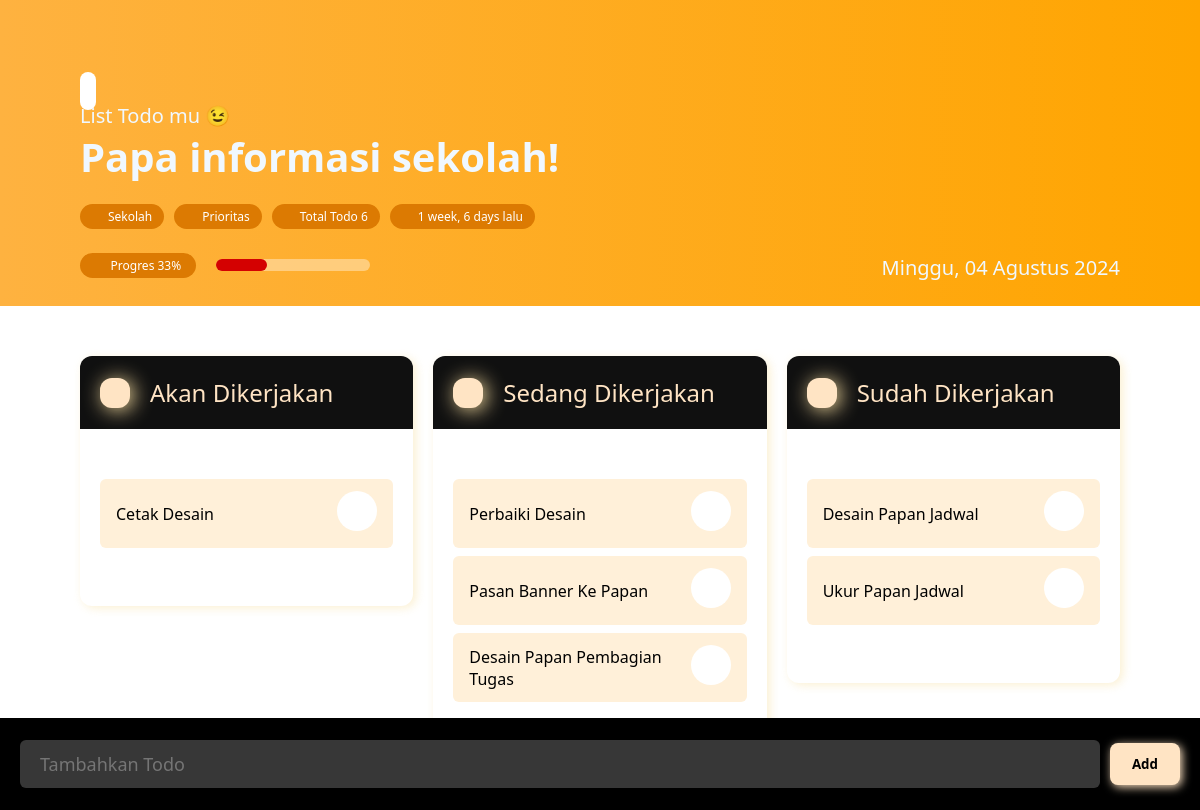
Screenshot of /task/10/ with the database file from the repository.
### todo_app/models.py (models this page shows, shortened)
class Task(models.Model):
    PRTY_CHOICES = [
        ('Prioritas', 'Prioritas'),
        ('Sedang', 'Sedang'),
        ('Santai', 'Santai')
    ]
    name = models.CharField(max_length=255)
    priority = models.CharField(max_length=255, choices=PRTY_CHOICES)
    tags = models.CharField(max_length=255)
    created = models.DateTimeField(auto_now_add=True)

class ToDo(models.Model):
    STATUS_CHOICES = [
        ('todo', 'Akan Dikerjakan'),
        ('in_progress', 'Sedang Dikerjakan'),
        ('done', 'Sudah Dikerjakan'),
    ]
    task = models.ForeignKey(Task, on_delete=models.CASCADE, related_name='todos')
    name = models.CharField(max_length=255)
    status = models.CharField(max_length=20, choices=STATUS_CHOICES, default='todo')

### todo_app/views.py (the view)
# urls.py: path('task/<int:task_id>/', views.task_detail, name='task_detail'),
def task_detail(request, task_id):
    task = get_object_or_404(Task, pk=task_id)
    if request.method == 'POST':
        form = ToDoForm(request.POST)
        if form.is_valid():
            todo = form.save(commit=False)
            todo.task = task
            todo.save()
            return redirect('task_detail', task_id=task.id)
    else:
        form = ToDoForm()
    total_todo = task.todos.count()
    todos_done = task.todos.filter(status='done').count()
    if total_todo > 0:
        progres = (todos_done / total_todo) * 100
    else:
        progres = 0
    todos_todo = task.todos.filter(status='todo')
    todos_in_progress = task.todos.filter(status='in_progress')
    todos_done = task.todos.filter(status='done')
    tanggal = datetime.datetime.now().strftime("%A, %d %B %Y").replace("Monday", "Senin").replace("Tuesday", "Selasa").replace("Wednesday", "Rabu").replace("Thursday", "Kamis").replace("Friday", "Jumat").replace("Saturday", "Sabtu").replace("Sunday", "Minggu").replace("January", "Januari").replace("February", "Februari").replace("March", "Maret").replace("April", "April").replace("May", "Mei").replace("June", "Juni").replace("July", "Juli").replace("August", "Agustus").replace("September", "September").replace("October", "Oktober").replace("November", "November").replace("December", "Desember")
    context = {
        'task': task,
        'form': form,
        'todos_todo': todos_todo,
        'todos_in_progress': todos_in_progress,
        'todos_done': todos_done,
        'total_todo': total_todo,
        'progres': progres,
        'tanggal': tanggal,
    }
    return render(request, 'task_detail.html', context)

### todo_app/forms.py
class ToDoForm(forms.ModelForm):
    class Meta:
        model = ToDo
        fields = ['name']
        widgets = {
            'name': forms.TextInput(attrs={
                'style': 'width: 100%; padding: 12px 20px; border-radius: 6px; margin: 10px 0; background-color: #f8f8f838; border: none; font-size: 18px; color: white; text-transform: capitalize;',
                'placeholder': 'Tambahkan Todo'
            })
        }

### todo_app/templatetags/custom_filters.py (called while the page is built)
@register.filter
def custom_timesince_or_created(value):
    if isinstance(value, datetime.datetime):
        now = datetime.datetime.now(datetime.timezone.utc)
        diff = now - value
        if diff.total_seconds() < 60:
            return value.strftime("%Y-%m-%d %H:%M:%S")
        else:
            return timesince(value) + " lalu"
    return value

### templates/task_detail.html (shortened to what this page needs)
{% load humanize %}
{% load custom_filters %}
<!DOCTYPE html>
<html lang="en">
<head>
</head>
<body>
  <div class="container">
    <div class="banner">
      <div class="bnr-title">
              <a href="{% url 'task_list' %}"><ion-icon name="chevron-back-outline" style="margin-top: -80px; margin-bottom: 20px; width: 25px; height: 25px; background-color: white; padding: 8px; border-radius: 8px;"></ion-icon></a>
                <p>List Todo mu 😉</p>
                <h3>{{ task.name }}!</h3>
                <div class="ket" style="display: flex; gap: 10px; margin-top: 20px; width: fit-content;">
                    <div class="tags" style="display: flex; justify-content: center; align-items: center; gap: 4px; background-color: rgb(220, 122, 2); width: fit-content; color: white; padding: 4px 12px 4px 8px; border-radius: 50px; ">
                        <ion-icon name="pricetag-outline" style="width: 16px; height: 16px; color: white; transform: translateY(2px);"></ion-icon>
                        <span style="font-size: 12px;">{{ task.tags }}</span>
                    </div>
                    <div class="tags" style="display: flex; justify-content: center; align-items: center; gap: 4px; background-color: rgb(220, 122, 2); width: fit-content; color: white; padding: 4px 12px 4px 8px; border-radius: 50px; ">
                        <ion-icon name="bookmark-outline" style="width: 16px; height: 16px; color: white; transform: translateY(1px);"></ion-icon>
                        <span style="font-size: 12px;">{{ task.priority }}</span>
                    </div>
                    <div class="tags" style="display: flex; justify-content: center; align-items: center; gap: 4px; background-color: rgb(220, 122, 2); width: fit-content; color: white; padding: 4px 12px 4px 8px; border-radius: 50px; ">
                        <ion-icon name="flag-outline" style="width: 16px; height: 16px; color: white; transform: translateY(1px);"></ion-icon>
                        <span style="font-size: 12px;">Total Todo {{total_todo}}</span>
                    </div>
                    <div class="tags" style="display: flex; justify-content: center; align-items: center; gap: 4px; background-color: rgb(220, 122, 2); width: fit-content; color: white; padding: 4px 12px 4px 8px; border-radius: 50px; ">
                        <ion-icon name="time-outline" style="width: 16px; height: 16px; color: white; transform: translateY(1px);"></ion-icon>
                        <span style="font-size: 12px;">{{ task.created|custom_timesince_or_created }}</span>
                    </div>
                </div>
                <div class="progres" style="display: flex; justify-content: center; align-items: center; gap: 20px; margin-top: 20px; width: 290px;">
                    <div class="tags" style="display: flex; justify-content: center; align-items: center; gap: 4px; background-color: rgb(220, 122, 2); width: 200px; color: white; padding: 4px 12px 4px 8px; border-radius: 50px; ">
                        <ion-icon name="flash-outline" style="width: 16px; height: 16px; color: white; transform: translateY(1px);"></ion-icon>
                        <span style="font-size: 12px;">Progres {{ progres|floatformat:0 }}%</span>
                    </div>
                    <progress value="{{ progres}}" max="100" style="margin: 10px 0;"></progress>
                </div>
            </div>
            <span style="display: flex; justify-content: center; align-items: center; gap: 10px; font-size: 20px;">
              <ion-icon name="calendar-outline" style="width: 25px; height: 25px;"></ion-icon>
              <p>{{tanggal}}</p>
            </span>
        </div>
        <div class="detail">
            <div class="card">
                <div class="card-header">
                    <ion-icon name="bulb-outline" id="icon"></ion-icon>
                    Akan Dikerjakan
                </div>
                <div class="card-body">
                  {% for todo in todos_todo %}
                  <div class="todos" style="display: flex; align-items: center; justify-content: space-between;">
                        <span>{{ todo.name }}</span>
                        <form method="post" action="{% url 'change_todo_status' todo.id %}">
                          <button type="submit"></button>
                        </form>
                  </div>
                  {% endfor %}
                </div>
            </div>
            <div class="card">
                <div class="card-header">
                    <ion-icon name="rocket-outline" id="icon"></ion-icon>
                    Sedang Dikerjakan
                </div>
                <div class="card-body">
                  {% for todo in todos_in_progress %}
                  <div class="todos" style="display: flex; align-items: center; justify-content: space-between;">
                        <span> {{ todo.name }}</span>
                        <form method="post" action="{% url 'change_todo_status' todo.id %}">
                          <button type="submit"></button>
                        </form>
                  </div>
                  {% endfor %}
                </div>
            </div>
            <div class="card">
                <div class="card-header">
                    <ion-icon name="nutrition-outline" id="icon"></ion-icon>
                  Sudah Dikerjakan
                </div>
                <div class="card-body">
                  {% for todo in todos_done %}
                  <div class="todos" style="display: flex; align-items: center; justify-content: space-between;">
                        <span>{{ todo.name }}</span>
                        <form method="post" action="{% url 'change_todo_status' todo.id %}">
                          <button type="submit" style="transform: rotate(-5deg);"></button>
                        </form>
                  </div>
                  {% endfor %}
                </div>
            </div>
        </div>
        <form method="post" id="add-todo">
          {{ form.name }}
          <button type="submit" style="padding: 12px 22px; border-radius: 8px; cursor: pointer; background-color: bisque; color: rgb(0, 0, 0); font-weight: 600; box-shadow: 2px 2px 10px bisque; border: none;">Add</button>
        </form>
    </div>
</body>
</html>

### templates/task_detail.html (style rules this page uses)
* { margin: 0; padding: 0; box-sizing: border-box; font-family: 'Segoe UI', Tahoma, Geneva, Verdana, sans-serif; }
.banner { padding: 80px 80px 25px 80px; background-image: linear-gradient(90deg, rgb(254, 178, 64), orange); display: flex; justify-content: space-between; align-items: end; color: aliceblue; }
.banner p { font-size: 20px; }
.banner h3 { font-size: 40px; }
progress { width: 100%; height: 12px; -webkit-appearance: none; appearance: none; }
.detail { margin: 50px 80px; display: flex; justify-content: center; gap: 20px; align-items: start; }
.detail .card { background-color: white; border-radius: 12px; width: 40%; overflow: hidden; box-shadow: 3px 2px 10px rgba(247, 223, 161, 0.478); }
.detail .card .card-header { background-color: rgb(16, 16, 16); padding: 20px; font-size: 24px; color: bisque; display: flex; align-items: center; justify-content: start; gap: 20px; font-weight: 500; }
.detail .card .card-body { padding: 50px 20px; }
.detail .card .card-body .todos { background-color: rgb(255, 240, 217); padding: 12px 16px; border-radius: 6px; margin-bottom: 8px; }
.detail .card .card-body .todos button { background-color: white; color: rgb(0, 0, 0); text-align: center; border-radius: 50px; width: 40px; height: 40px; border: none; cursor: pointer; }
.detail .card .card-body span { font-weight: 500; text-transform: capitalize; }
#icon { background-color: bisque; color: black; padding: 15px; border-radius: 12px; box-shadow: 3px 2px 20px rgb(247, 222, 161); }
#add-todo { background-color: black; color: bisque; display: flex; align-items: center; justify-content: space-between; gap: 10px; padding: 12px 20px; position: fixed; bottom: 0; width: 100%; }

### rows the page displays
Task: name "Papa informasi sekolah", tags "Sekolah", priority "Prioritas", created|custom_timesince_or_created "1 week, 6 days lalu"
ToDo: name "Cetak Desain"
ToDo: name "Perbaiki Desain"
ToDo: name "Pasan Banner Ke Papan"
ToDo: name "Desain Papan Pembagian Tugas"
ToDo: name "Desain Papan Jadwal"
ToDo: name "Ukur Papan Jadwal"

### other values shown
{{ total_todo }} "6"
{{ progres|floatformat:0 }} "33"
{{ tanggal }} "Minggu, 04 Agustus 2024"
